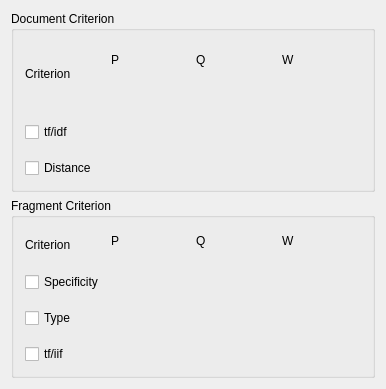
<?xml version="1.0" encoding="UTF-8"?>
<ui version="4.0">
 <class>Config</class>
 <widget class="QWidget" name="Config">
  <property name="geometry">
   <rect>
    <x>0</x>
    <y>0</y>
    <width>386</width>
    <height>389</height>
   </rect>
  </property>
  <property name="sizePolicy">
   <sizepolicy hsizetype="MinimumExpanding" vsizetype="MinimumExpanding">
    <horstretch>0</horstretch>
    <verstretch>0</verstretch>
   </sizepolicy>
  </property>
  <property name="mouseTracking">
   <bool>false</bool>
  </property>
  <property name="acceptDrops">
   <bool>true</bool>
  </property>
  <property name="windowTitle">
   <string>Configure XML Ranking</string>
  </property>
  <property name="sizeGripEnabled" stdset="0">
   <bool>true</bool>
  </property>
  <layout class="QVBoxLayout" name="verticalLayout_10">
   <item>
    <widget class="QGroupBox" name="box_0_2">
     <property name="title">
      <string>Document Criterion</string>
     </property>
     <layout class="QHBoxLayout" name="horizontalLayout">
      <item>
       <layout class="QVBoxLayout" name="verticalLayout">
        <item>
         <widget class="QLabel" name="P1_2">
          <property name="text">
           <string>Criterion</string>
          </property>
          <property name="wordWrap">
           <bool>false</bool>
          </property>
         </widget>
        </item>
        <item>
         <spacer name="verticalSpacer">
          <property name="orientation">
           <enum>Qt::Vertical</enum>
          </property>
          <property name="sizeType">
           <enum>QSizePolicy::Fixed</enum>
          </property>
          <property name="sizeHint" stdset="0">
           <size>
            <width>20</width>
            <height>10</height>
           </size>
          </property>
         </spacer>
        </item>
        <item>
         <widget class="QCheckBox" name="TfIdfActive">
          <property name="text">
           <string>tf/idf</string>
          </property>
         </widget>
        </item>
        <item>
         <spacer name="verticalSpacer_5">
          <property name="orientation">
           <enum>Qt::Vertical</enum>
          </property>
          <property name="sizeType">
           <enum>QSizePolicy::Fixed</enum>
          </property>
          <property name="sizeHint" stdset="0">
           <size>
            <width>20</width>
            <height>10</height>
           </size>
          </property>
         </spacer>
        </item>
        <item>
         <widget class="QCheckBox" name="DistanceActive">
          <property name="text">
           <string>Distance</string>
          </property>
         </widget>
        </item>
       </layout>
      </item>
      <item>
       <layout class="QVBoxLayout" name="verticalLayout_4">
        <item>
         <widget class="QLabel" name="P1">
          <property name="text">
           <string>P</string>
          </property>
          <property name="wordWrap">
           <bool>false</bool>
          </property>
         </widget>
        </item>
        <item>
         <spacer name="verticalSpacer_2">
          <property name="orientation">
           <enum>Qt::Vertical</enum>
          </property>
          <property name="sizeType">
           <enum>QSizePolicy::Fixed</enum>
          </property>
          <property name="sizeHint" stdset="0">
           <size>
            <width>20</width>
            <height>10</height>
           </size>
          </property>
         </spacer>
        </item>
        <item>
         <widget class="KDoubleNumInput" name="TfIdfP"/>
        </item>
        <item>
         <spacer name="verticalSpacer_9">
          <property name="orientation">
           <enum>Qt::Vertical</enum>
          </property>
          <property name="sizeType">
           <enum>QSizePolicy::Fixed</enum>
          </property>
          <property name="sizeHint" stdset="0">
           <size>
            <width>20</width>
            <height>10</height>
           </size>
          </property>
         </spacer>
        </item>
        <item>
         <widget class="KDoubleNumInput" name="DistanceP"/>
        </item>
       </layout>
      </item>
      <item>
       <layout class="QVBoxLayout" name="verticalLayout_5">
        <item>
         <widget class="QLabel" name="Q1">
          <property name="text">
           <string>Q</string>
          </property>
          <property name="wordWrap">
           <bool>false</bool>
          </property>
         </widget>
        </item>
        <item>
         <spacer name="verticalSpacer_3">
          <property name="orientation">
           <enum>Qt::Vertical</enum>
          </property>
          <property name="sizeType">
           <enum>QSizePolicy::Fixed</enum>
          </property>
          <property name="sizeHint" stdset="0">
           <size>
            <width>20</width>
            <height>10</height>
           </size>
          </property>
         </spacer>
        </item>
        <item>
         <widget class="KDoubleNumInput" name="TfIdfQ"/>
        </item>
        <item>
         <spacer name="verticalSpacer_13">
          <property name="orientation">
           <enum>Qt::Vertical</enum>
          </property>
          <property name="sizeType">
           <enum>QSizePolicy::Fixed</enum>
          </property>
          <property name="sizeHint" stdset="0">
           <size>
            <width>20</width>
            <height>10</height>
           </size>
          </property>
         </spacer>
        </item>
        <item>
         <widget class="KDoubleNumInput" name="DistanceQ"/>
        </item>
       </layout>
      </item>
      <item>
       <layout class="QVBoxLayout" name="verticalLayout_6">
        <item>
         <widget class="QLabel" name="W1">
          <property name="text">
           <string>W</string>
          </property>
          <property name="wordWrap">
           <bool>false</bool>
          </property>
         </widget>
        </item>
        <item>
         <spacer name="verticalSpacer_4">
          <property name="orientation">
           <enum>Qt::Vertical</enum>
          </property>
          <property name="sizeType">
           <enum>QSizePolicy::Fixed</enum>
          </property>
          <property name="sizeHint" stdset="0">
           <size>
            <width>20</width>
            <height>10</height>
           </size>
          </property>
         </spacer>
        </item>
        <item>
         <widget class="KDoubleNumInput" name="TfIdfWeight"/>
        </item>
        <item>
         <spacer name="verticalSpacer_17">
          <property name="orientation">
           <enum>Qt::Vertical</enum>
          </property>
          <property name="sizeType">
           <enum>QSizePolicy::Fixed</enum>
          </property>
          <property name="sizeHint" stdset="0">
           <size>
            <width>20</width>
            <height>10</height>
           </size>
          </property>
         </spacer>
        </item>
        <item>
         <widget class="KDoubleNumInput" name="DistanceWeight"/>
        </item>
       </layout>
      </item>
     </layout>
    </widget>
   </item>
   <item>
    <widget class="QGroupBox" name="FragmentCriterion">
     <property name="title">
      <string>Fragment Criterion</string>
     </property>
     <layout class="QHBoxLayout" name="horizontalLayout_2">
      <item>
       <layout class="QVBoxLayout" name="verticalLayout_2">
        <item>
         <widget class="QLabel" name="P1_3">
          <property name="text">
           <string>Criterion</string>
          </property>
          <property name="wordWrap">
           <bool>false</bool>
          </property>
         </widget>
        </item>
        <item>
         <spacer name="verticalSpacer_21">
          <property name="orientation">
           <enum>Qt::Vertical</enum>
          </property>
          <property name="sizeType">
           <enum>QSizePolicy::Fixed</enum>
          </property>
          <property name="sizeHint" stdset="0">
           <size>
            <width>20</width>
            <height>5</height>
           </size>
          </property>
         </spacer>
        </item>
        <item>
         <widget class="QCheckBox" name="SpecificityActive">
          <property name="text">
           <string>Specificity</string>
          </property>
         </widget>
        </item>
        <item>
         <spacer name="verticalSpacer_24">
          <property name="orientation">
           <enum>Qt::Vertical</enum>
          </property>
          <property name="sizeType">
           <enum>QSizePolicy::Fixed</enum>
          </property>
          <property name="sizeHint" stdset="0">
           <size>
            <width>20</width>
            <height>10</height>
           </size>
          </property>
         </spacer>
        </item>
        <item>
         <widget class="QCheckBox" name="TypeActive">
          <property name="text">
           <string>Type</string>
          </property>
         </widget>
        </item>
        <item>
         <spacer name="verticalSpacer_25">
          <property name="orientation">
           <enum>Qt::Vertical</enum>
          </property>
          <property name="sizeType">
           <enum>QSizePolicy::Fixed</enum>
          </property>
          <property name="sizeHint" stdset="0">
           <size>
            <width>20</width>
            <height>10</height>
           </size>
          </property>
         </spacer>
        </item>
        <item>
         <widget class="QCheckBox" name="TfIffActive">
          <property name="text">
           <string>tf/iif</string>
          </property>
         </widget>
        </item>
       </layout>
      </item>
      <item>
       <layout class="QVBoxLayout" name="verticalLayout_7">
        <item>
         <widget class="QLabel" name="P1_4">
          <property name="text">
           <string>P</string>
          </property>
          <property name="wordWrap">
           <bool>false</bool>
          </property>
         </widget>
        </item>
        <item>
         <spacer name="verticalSpacer_26">
          <property name="orientation">
           <enum>Qt::Vertical</enum>
          </property>
          <property name="sizeType">
           <enum>QSizePolicy::Fixed</enum>
          </property>
          <property name="sizeHint" stdset="0">
           <size>
            <width>20</width>
            <height>5</height>
           </size>
          </property>
         </spacer>
        </item>
        <item>
         <widget class="KDoubleNumInput" name="SpecificityP"/>
        </item>
        <item>
         <spacer name="verticalSpacer_29">
          <property name="orientation">
           <enum>Qt::Vertical</enum>
          </property>
          <property name="sizeType">
           <enum>QSizePolicy::Fixed</enum>
          </property>
          <property name="sizeHint" stdset="0">
           <size>
            <width>20</width>
            <height>10</height>
           </size>
          </property>
         </spacer>
        </item>
        <item>
         <widget class="KDoubleNumInput" name="TypeP"/>
        </item>
        <item>
         <spacer name="verticalSpacer_30">
          <property name="orientation">
           <enum>Qt::Vertical</enum>
          </property>
          <property name="sizeType">
           <enum>QSizePolicy::Fixed</enum>
          </property>
          <property name="sizeHint" stdset="0">
           <size>
            <width>20</width>
            <height>10</height>
           </size>
          </property>
         </spacer>
        </item>
        <item>
         <widget class="KDoubleNumInput" name="TfIffP"/>
        </item>
       </layout>
      </item>
      <item>
       <layout class="QVBoxLayout" name="verticalLayout_8">
        <item>
         <widget class="QLabel" name="Q1_2">
          <property name="text">
           <string>Q</string>
          </property>
          <property name="wordWrap">
           <bool>false</bool>
          </property>
         </widget>
        </item>
        <item>
         <spacer name="verticalSpacer_31">
          <property name="orientation">
           <enum>Qt::Vertical</enum>
          </property>
          <property name="sizeType">
           <enum>QSizePolicy::Fixed</enum>
          </property>
          <property name="sizeHint" stdset="0">
           <size>
            <width>20</width>
            <height>5</height>
           </size>
          </property>
         </spacer>
        </item>
        <item>
         <widget class="KDoubleNumInput" name="SpecificityQ"/>
        </item>
        <item>
         <spacer name="verticalSpacer_34">
          <property name="orientation">
           <enum>Qt::Vertical</enum>
          </property>
          <property name="sizeType">
           <enum>QSizePolicy::Fixed</enum>
          </property>
          <property name="sizeHint" stdset="0">
           <size>
            <width>20</width>
            <height>10</height>
           </size>
          </property>
         </spacer>
        </item>
        <item>
         <widget class="KDoubleNumInput" name="TypeQ"/>
        </item>
        <item>
         <spacer name="verticalSpacer_35">
          <property name="orientation">
           <enum>Qt::Vertical</enum>
          </property>
          <property name="sizeType">
           <enum>QSizePolicy::Fixed</enum>
          </property>
          <property name="sizeHint" stdset="0">
           <size>
            <width>20</width>
            <height>10</height>
           </size>
          </property>
         </spacer>
        </item>
        <item>
         <widget class="KDoubleNumInput" name="TfIffQ"/>
        </item>
       </layout>
      </item>
      <item>
       <layout class="QVBoxLayout" name="verticalLayout_9">
        <item>
         <widget class="QLabel" name="W1_2">
          <property name="text">
           <string>W</string>
          </property>
          <property name="wordWrap">
           <bool>false</bool>
          </property>
         </widget>
        </item>
        <item>
         <spacer name="verticalSpacer_36">
          <property name="orientation">
           <enum>Qt::Vertical</enum>
          </property>
          <property name="sizeType">
           <enum>QSizePolicy::Fixed</enum>
          </property>
          <property name="sizeHint" stdset="0">
           <size>
            <width>20</width>
            <height>5</height>
           </size>
          </property>
         </spacer>
        </item>
        <item>
         <widget class="KDoubleNumInput" name="SpecificityWeight"/>
        </item>
        <item>
         <spacer name="verticalSpacer_39">
          <property name="orientation">
           <enum>Qt::Vertical</enum>
          </property>
          <property name="sizeType">
           <enum>QSizePolicy::Fixed</enum>
          </property>
          <property name="sizeHint" stdset="0">
           <size>
            <width>20</width>
            <height>10</height>
           </size>
          </property>
         </spacer>
        </item>
        <item>
         <widget class="KDoubleNumInput" name="TypeWeight"/>
        </item>
        <item>
         <spacer name="verticalSpacer_40">
          <property name="orientation">
           <enum>Qt::Vertical</enum>
          </property>
          <property name="sizeType">
           <enum>QSizePolicy::Fixed</enum>
          </property>
          <property name="sizeHint" stdset="0">
           <size>
            <width>20</width>
            <height>10</height>
           </size>
          </property>
         </spacer>
        </item>
        <item>
         <widget class="KDoubleNumInput" name="TfIffWeight"/>
        </item>
       </layout>
      </item>
     </layout>
    </widget>
   </item>
  </layout>
 </widget>
 <layoutdefault spacing="6" margin="11"/>
 <customwidgets>
  <customwidget>
   <class>KDoubleNumInput</class>
   <extends>QWidget</extends>
   <header>knuminput.h</header>
  </customwidget>
 </customwidgets>
 <includes>
  <include location="local">knuminput.h</include>
  <include location="local">knuminput.h</include>
  <include location="local">knuminput.h</include>
  <include location="local">knuminput.h</include>
  <include location="local">knuminput.h</include>
  <include location="local">knuminput.h</include>
  <include location="local">knuminput.h</include>
  <include location="local">knuminput.h</include>
  <include location="local">knuminput.h</include>
  <include location="local">knuminput.h</include>
  <include location="local">knuminput.h</include>
  <include location="local">knuminput.h</include>
  <include location="local">knuminput.h</include>
  <include location="local">knuminput.h</include>
  <include location="local">knuminput.h</include>
  <include location="local">knuminput.h</include>
  <include location="local">knuminput.h</include>
  <include location="local">knuminput.h</include>
  <include location="local">knuminput.h</include>
  <include location="local">knuminput.h</include>
  <include location="local">knuminput.h</include>
  <include location="local">knuminput.h</include>
  <include location="local">knuminput.h</include>
  <include location="local">knuminput.h</include>
  <include location="local">knuminput.h</include>
  <include location="local">knuminput.h</include>
  <include location="local">knuminput.h</include>
  <include location="local">knuminput.h</include>
  <include location="local">knuminput.h</include>
  <include location="local">knuminput.h</include>
  <include location="local">kurlrequester.h</include>
  <include location="local">klineedit.h</include>
  <include location="local">kpushbutton.h</include>
 </includes>
 <resources/>
 <connections/>
</ui>
